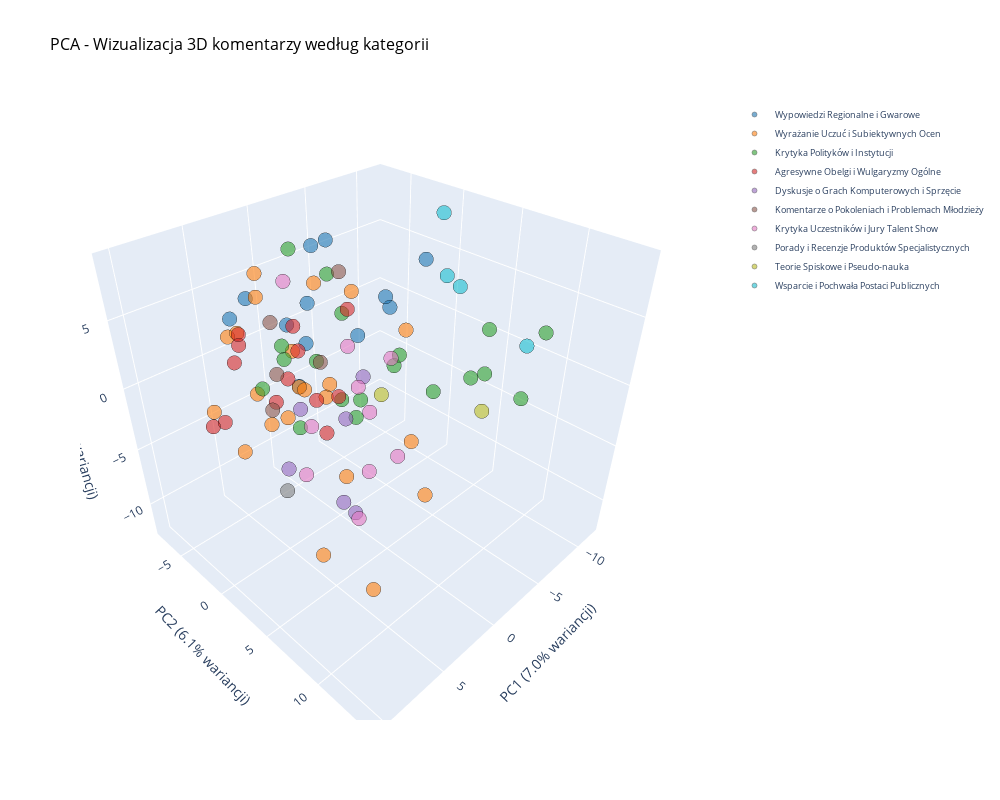

Notebook code cell kept with this figure:
### Code cell
# wizualizacja 3D wyników PCA (interaktywna)
import plotly.graph_objects as go

# kolorowanie według kategorii
kategorie_unique = df['kategoria'].unique()
colors = plt.cm.tab10(np.linspace(0, 1, len(kategorie_unique)))
kategoria_to_color = {kat: colors[i] for i, kat in enumerate(kategorie_unique)}

fig = go.Figure()

for kategoria in kategorie_unique:
    mask = df['kategoria'] == kategoria
    color_rgb = tuple(int(c * 255) for c in kategoria_to_color[kategoria][:3])
    color_str = f'rgb({color_rgb[0]}, {color_rgb[1]}, {color_rgb[2]})'
    
    fig.add_trace(go.Scatter3d(
        x=embeddingi_pca[mask, 0],
        y=embeddingi_pca[mask, 1],
        z=embeddingi_pca[mask, 2],
        mode='markers',
        name=kategoria,
        marker=dict(
            size=5,
            opacity=0.6,
            color=color_str,
            line=dict(width=0.5, color='black')
        )
    ))

fig.update_layout(
    title=dict(
        text='PCA - Wizualizacja 3D komentarzy według kategorii',
        font=dict(size=16, color='black')
    ),
    scene=dict(
        xaxis_title=f'PC1 ({pca.explained_variance_ratio_[0]*100:.1f}% wariancji)',
        yaxis_title=f'PC2 ({pca.explained_variance_ratio_[1]*100:.1f}% wariancji)',
        zaxis_title=f'PC3 ({pca.explained_variance_ratio_[2]*100:.1f}% wariancji)',
        bgcolor='white'
    ),
    width=1000,
    height=800,
    legend=dict(
        x=1.1,
        y=1,
        font=dict(size=9)
    )
)

fig.show()

### Figure 1 — Plotly figure (JSON) as saved in the notebook; plotly's stock layout.template omitted (floating-point values rounded to 4 significant figures)
{"data": [{"marker": {"color": "rgb(31, 119, 180)", "line": {"color": "black", "width": 0.5}, "opacity": 0.6, "size": 5}, "mode": "markers", "name": "Wypowiedzi Regionalne i Gwarowe", "type": "scatter3d", "x": [2.214, -4.178, -9.03, -0.3609, 5.218, -1.172, 6.383, -1.506, -5.172, 0.4032, 1.809, -2.2], "y": [-6.343, 0.5743, -0.2148, -2.984, 2.697, -4.382, -1.998, 3.562, -3.243, -1.364, -2.554, -3.002], "z": [3.995, 4.319, 5.226, 3.935, 2.576, -0.05949, 5.695, 5.615, -0.5592, 8.71, 3.306, 7.833]}, {"marker": {"color": "rgb(255, 127, 14)", "line": {"color": "black", "width": 0.5}, "opacity": 0.6, "size": 5}, "mode": "markers", "name": "Wyrażanie Uczuć i Subiektywnych Ocen", "type": "scatter3d", "x": [-0.9819, 1.777, 1.093, 0.8759, 9.517, -1.644, 3.624, 5.982, 3.205, 2.485, 2.67, 10.24, 4.682, -7.196, 5.353, 10.36, 1.93, 0.487, 7.413, -1.469, 0.4736, 6.393], "y": [-1.771, -2.189, -6.778, -6.948, 2.778, -3.754, -6.896, 0.6457, -6.35, 1.868, -0.583, 10.2, 12.31, -0.2845, 6.775, 14.09, 8.727, -2.808, 1.553, 0.1674, -5.042, -5.374], "z": [-2.238, 1.473, 3.547, 5.188, 0.1134, 4.705, 1.386, -0.8937, 1.737, 0.09058, -0.2047, -2.277, -0.2126, 0.2696, -1.838, -1.731, -0.03513, -2.505, 2.528, 5.513, -6.092, -2.761]}, {"marker": {"color": "rgb(44, 160, 44)", "line": {"color": "black", "width": 0.5}, "opacity": 0.6, "size": 5}, "mode": "markers", "name": "Krytyka Polityków i Instytucji", "type": "scatter3d", "x": [-5.469, -10.28, 2.973, 1.182, -2.535, 2.179, -2.29, -4.029, -8.363, -0.06836, 1.895, -10.58, -9.976, -9.95, -4.05, -10.75, -10.23, 3.223, -2.199], "y": [0.2126, 8.123, 5.145, -2.628, -3.403, -1.42, -2.015, -1.833, 1.604, -5.819, -5.898, 9.183, 5.021, 3.825, -3.68, 4.516, -3.723, -1.236, -4.571], "z": [-1.783, -3.193, 0.4202, 8.342, 5.185, -4.231, -4.311, -5.081, -4.766, -0.4056, -3.214, 2.456, -2.355, -3.241, 1.541, 0.805, -4.601, 1.867, -2.068]}, {"marker": {"color": "rgb(214, 39, 40)", "line": {"color": "black", "width": 0.5}, "opacity": 0.6, "size": 5}, "mode": "markers", "name": "Agresywne Obelgi i Wulgaryzmy Ogólne", "type": "scatter3d", "x": [5.055, 3.281, -1.103, 2.666, -0.1431, 4.036, 1.02, -1.085, 4.214, 2.566, 4.4, -1.057, 6.511], "y": [-3.326, 1.871, -2.482, 3.279, -4.433, -5.803, -2.569, -6.748, -4.74, -3.43, -7.495, 0.1853, -5.605], "z": [3.584, 0.2309, -7.004, 0.8976, 1.717, -0.02729, 1.009, -4.106, 1.865, -2.859, -5.758, 4.403, -4.06]}, {"marker": {"color": "rgb(148, 103, 189)", "line": {"color": "black", "width": 0.5}, "opacity": 0.6, "size": 5}, "mode": "markers", "name": "Dyskusje o Grach Komputerowych i Sprzęcie", "type": "scatter3d", "x": [-1.992, -1.449, 0.6913, 4.201, 0.1543, -0.677], "y": [-1.302, 1.17, -3.157, -0.4097, 1.856, -0.3659], "z": [-5.541, -0.4849, -4.256, -6.163, -11.43, -12.34]}, {"marker": {"color": "rgb(140, 86, 75)", "line": {"color": "black", "width": 0.5}, "opacity": 0.6, "size": 5}, "mode": "markers", "name": "Komentarze o Pokoleniach i Problemach Młodzieży", "type": "scatter3d", "x": [3.483, -1.566, -1.525, 1.555, 4.043], "y": [-1.808, -3.383, -1.054, -4.703, -1.862], "z": [0.5886, -1.364, 6.458, 2.557, -2.006]}, {"marker": {"color": "rgb(227, 119, 194)", "line": {"color": "black", "width": 0.5}, "opacity": 0.6, "size": 5}, "mode": "markers", "name": "Krytyka Uczestników i Jury Talent Show", "type": "scatter3d", "x": [5.915, 3.118, 9.276, -0.294, 0.6467, 2.609, 2.149, 3.771, -4.884, 7.794], "y": [4.489, 6.392, 8.001, 4.868, 2.002, -1.516, 5.486, 9.387, -2.987, 10.38], "z": [0.9329, -2.999, 1.374, 3.061, 3.112, 7.021, 0.5686, 0.2799, -4.877, -1.158]}, {"marker": {"color": "rgb(127, 127, 127)", "line": {"color": "black", "width": 0.5}, "opacity": 0.6, "size": 5}, "mode": "markers", "name": "Porady i Recenzje Produktów Specjalistycznych", "type": "scatter3d", "x": [2.992], "y": [-2.47], "z": [-10.19]}, {"marker": {"color": "rgb(188, 189, 34)", "line": {"color": "black", "width": 0.5}, "opacity": 0.6, "size": 5}, "mode": "markers", "name": "Teorie Spiskowe i Pseudo-nauka", "type": "scatter3d", "x": [-6.298, -10.17], "y": [-1.884, 4.949], "z": [-5.719, -5.807]}, {"marker": {"color": "rgb(23, 190, 207)", "line": {"color": "black", "width": 0.5}, "opacity": 0.6, "size": 5}, "mode": "markers", "name": "Wsparcie i Pochwała Postaci Publicznych", "type": "scatter3d", "x": [-6.906, -9.619, -11.81, -5.925], "y": [4.634, 0.6955, 7.091, 4.302], "z": [5.518, 8.675, 0.07595, 6.493]}], "layout": {"height": 800, "legend": {"font": {"size": 9}, "x": 1.1, "y": 1}, "scene": {"bgcolor": "white", "xaxis": {"title": {"text": "PC1 (7.0% wariancji)"}}, "yaxis": {"title": {"text": "PC2 (6.1% wariancji)"}}, "zaxis": {"title": {"text": "PC3 (4.8% wariancji)"}}}, "title": {"font": {"color": "black", "size": 16}, "text": "PCA - Wizualizacja 3D komentarzy według kategorii"}, "width": 1000}}
